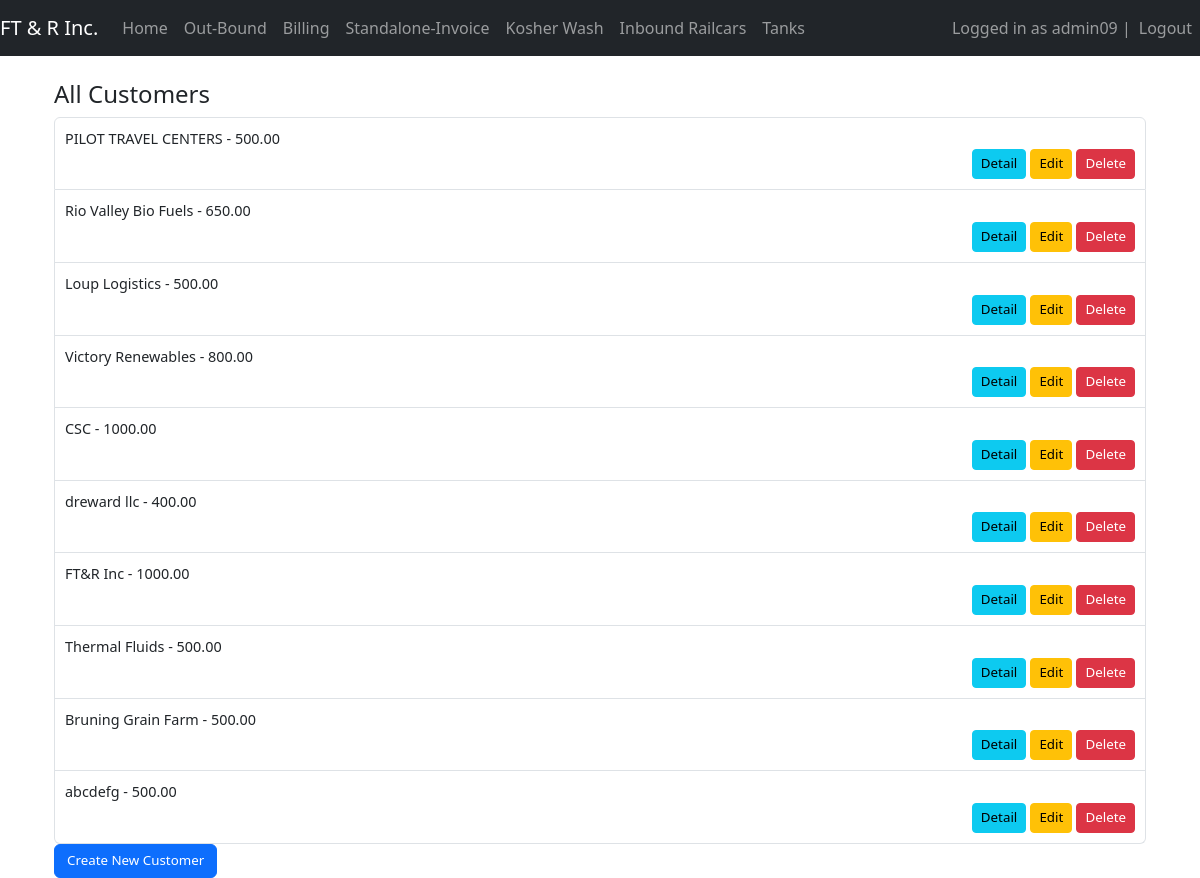
Page /customers_list/ (signed in) on the committed database.
### myapp/models.py (models this page shows, shortened)
class Customer(models.Model):
    name = models.CharField(max_length=100)
    customer_address = models.CharField(max_length=255, null=True)
    customer_contact = models.CharField(max_length=255, null=True)
    entrance_fee = models.DecimalField(max_digits=10, decimal_places=2)
    demurrage_rate = models.DecimalField(max_digits=10, decimal_places=2, default=0.0)
    demurrage_free_days = models.PositiveIntegerField(default=0)
    contact_email = models.EmailField(max_length=254, blank=True, null=True)
    rate_per_pound = models.DecimalField(max_digits=5, decimal_places=2, default=0.00)

### myapp/views.py (the view)
# urls.py: path('customers_list/', views.customers_list, name='customers_list'),
@permission_required('myapp.view_customer', login_url='/login/')
@login_required(login_url="/login")
def customers_list(request):
    customers = Customer.objects.all()
    return render(request, 'main/customers_list.html', {'customers':customers})

### myapp/templates/main/customers_list.html (shortened to what this page needs)
{% extends 'main/base.html' %}
{% block content %}
    <div class="container">
        <h2 style="font-size: 1.5em;">All Customers</h2>
        {% if customers %}
            <ul class="list-group">
                {% for customer in customers %}
                    <li class="list-group-item" style="padding: 10px;">
                        <div style="font-size: 0.9em;">{{ customer.name }} - {{ customer.entrance_fee }}</div>
                        <span class="float-end">
                            <a href="{% url 'customer_detail' pk=customer.pk %}" class="btn btn-info btn-sm" style="font-size: smaller;">Detail</a>
                            <a href="{% url 'edit_customer' pk=customer.pk %}" class="btn btn-warning btn-sm" style="font-size: smaller;">Edit</a>
                            <a href="{% url 'delete_customer' pk=customer.pk %}" class="btn btn-danger btn-sm" style="font-size: smaller;">Delete</a>
                        </span>
                    </li>
                {% endfor %}
            </ul>
        {% else %}
            <p>No customers available.</p>
        {% endif %}
        <a href="{% url 'create_customer' %}" class="btn btn-primary" style="font-size: smaller;">Create New Customer</a>
    </div>
{% endblock %}

### myapp/templates/main/base.html (shortened to what this page needs)
{% load static %}
<!DOCTYPE html>
<html lang="en">
<head>
    <link href="https://cdn.jsdelivr.net/npm/bootstrap@5.3.2/dist/css/bootstrap.min.css"
        rel="stylesheet"
>
</head>
<body>
<nav class="navbar navbar-expand-lg navbar-dark bg-dark">
    <a class="navbar-brand" href="{% url 'home' %}"> FT & R Inc. </a>
    <div class="collapse navbar-collapse" id="navbarNav">
        <ul class="navbar-nav">
            <li class="nav-item {% if request.resolver_match.url_name == 'home' %}active{% endif %}">
                <a class="nav-link" href="{% url 'home' %}"> Home </a>
            </li>
            {% if perms.myapp.view_railcar %}
            <li class="nav-item {% if request.resolver_match.url_name == 'outbound' %}active{% endif %}">
                <a class="nav-link" href="{% url 'outbound' %}"> Out-Bound </a>
            </li>
            {% endif %}
            {% if perms.myapp.change_invoice %}
            <li class="nav-item {% if request.resolver_match.url_name == 'billing' %}active{% endif %}">
                <a class="nav-link" href="{% url 'billing' %}"> Billing </a>
            </li>
            {% endif %}
            {% if perms.myapp.change_invoice %}
            <li class="nav-item {% if request.resolver_match.url_name == 'create_standalone_invoice' %}active{% endif %}">
                <a class="nav-link" href="{% url 'create_standalone_invoice' %}"> Standalone-Invoice </a>
            </li>
            {% endif %}
            <li class="nav-item {% if request.resolver_match.url_name == 'kosher_wash_list' %}active{% endif %}">
                <a class="nav-link" href="{% url 'kosher_wash_list' %}"> Kosher Wash </a>
            </li>
            <li class="nav-item {% if request.resolver_match.url_name == 'inbound_railcar_list' %}active{% endif %}">
                <a class="nav-link" href="{% url 'inbound_railcar_list' %}"> Inbound Railcars </a>
            </li>
            <li class="nav-item {% if request.resolver_match.url_name == 'view_all_tanks' %}active{% endif %}">
                <a class="nav-link" href="{% url 'view_all_tanks' %}"> Tanks </a>
        </ul>
    </div>
    <div class="ml-auto">
        <ul class="navbar-nav">
            {% if user.is_authenticated %}
            <span class="navbar-text"> Logged in as {{user.username}} | </span>
            <li class="nav-item">
                <a class="nav-link" href="/logout">Logout</a>
            </li>
            {% else %}
            <li class="nav-item">
                <a class="nav-link" href="/login">Login</a>
            </li>
            {% endif %}
        </ul>
    </div>
</nav>
<div class="container mt-4">
    {% block content %}
    {% endblock %}
</div>
</body>
</html>

### rows in the picture
Customer: name "PILOT TRAVEL CENTERS", entrance_fee "500.00"
Customer: name "Rio Valley Bio Fuels", entrance_fee "650.00"
Customer: name "Loup Logistics", entrance_fee "500.00"
Customer: name "Victory Renewables", entrance_fee "800.00"
Customer: name "CSC", entrance_fee "1000.00"
Customer: name "dreward llc", entrance_fee "400.00"
Customer: name "FT&R Inc", entrance_fee "1000.00"
Customer: name "Thermal Fluids", entrance_fee "500.00"
Customer: name "Bruning Grain Farm", entrance_fee "500.00"
Customer: name "abcdefg", entrance_fee "500.00"

### other values in the picture
{{ user.username }} "admin09"
